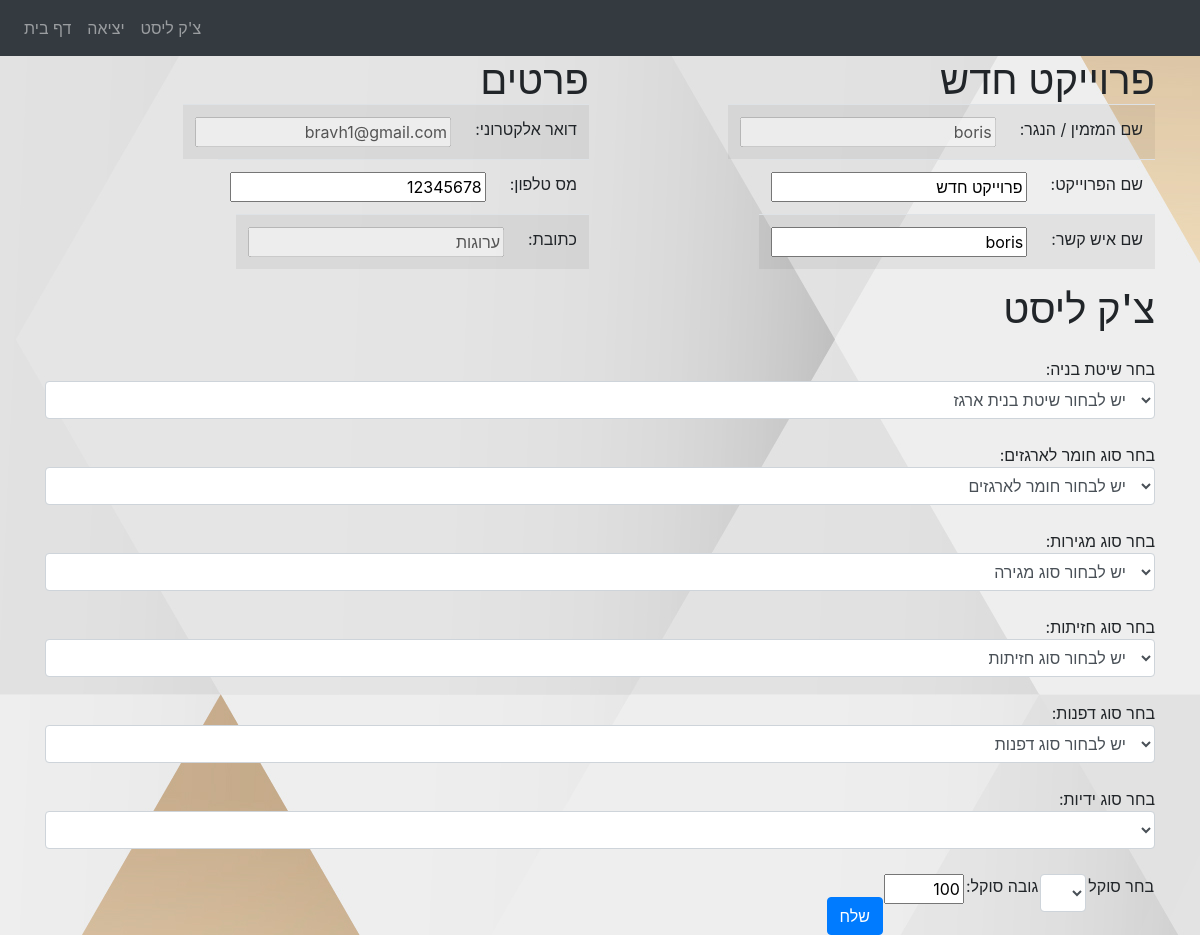
The app's page /CheckList (signed in), older data.
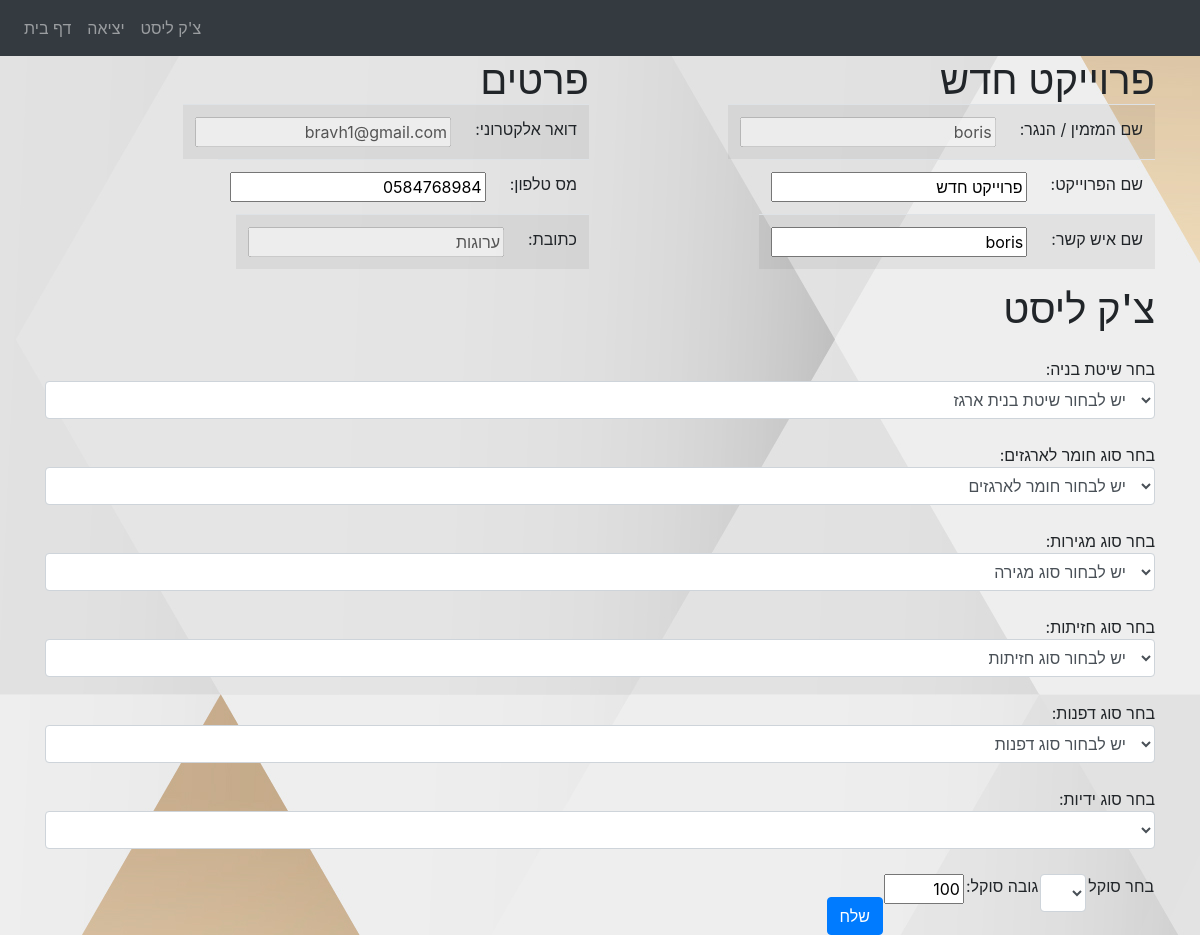
The same page, newer data.
### website/models.py (models this page shows)
class User(db.Model , UserMixin):
    id = db.Column(db.Integer, primary_key=True)
    email = db.Column(db.String(150), unique=True)
    password = db.Column(db.String(150))
    first_name = db.Column(db.String(150))
    last_name = db.Column(db.String(150))
    address = db.Column(db.String(150))
    phone = db.Column(db.String(150))
    admin = db.Column(db.Boolean, default=False)

### website/checklist.py (the view, shortened to what this page needs)
@checklist.route('/CheckList' ,methods=['GET', 'POST'])
@login_required
def CheckList():
    conm = ConMeths.query.filter_by(CType = "CCM").all()#contruction method cabinets
    cabmats = Materials.query.filter_by(MType = "CM").all() #materials for cabinet
    doorfp = Doors.query.filter_by(DType = "XDP").all() #doors for pain
    doornp = Doors.query.filter_by(DType = "XDNP").all() #doors not gor paint
    metaldrawerconst = ConMeths.query.filter_by(CType = "MCDWM").all()
    dnpm = Materials.query.filter_by(MType = "DNPM").all()#materials for doors not for paot
    dpm = Materials.query.filter_by(MType = "DP").all()#materials for paint doors
    rolls = Drawers.query.filter_by(dwtype = "MDW").all()
    drawermat = Materials.query.filter_by(MType = "DWM").all() #materials for drawers
    pulls = Pulls.query.order_by(Pulls.name).all() #pulls pick
    sokel = Sokels.query.order_by(Sokels.name).all() #sokel pick
    conmdw = ConMeths.query.filter_by(CType = "CDWM").all() #construction method wooden drawer box
    return render_template('CheckList.html', user=current_user, metaldrawerconst = metaldrawerconst ,doornp=doornp ,dpm=dpm, dnpm=dnpm ,conm= conm ,drawermat = drawermat ,sokel = sokel, doorfp = doorfp, cabmats = cabmats, rolls = rolls, pulls= pulls, conmdw = conmdw)

### website/__init__.py (called while the page is built)
def create_app():
    app = Flask(__name__)
    app.config['SECRET_KEY'] = 'sOdkamUsLaparaVelaSus'
    app.config['SQLALCHEMY_DATABASE_URI'] = f'sqlite:///{DB_NAME}'
    db.init_app(app)
    from .views import views
    from .auth import auth
    from .checklist import checklist
    from .admin import admin
    app.register_blueprint(views, url_prefix='/')
    app.register_blueprint(auth, url_prefix='/')
    app.register_blueprint(checklist, url_prefix='/')
    app.register_blueprint(admin, url_prefix='/')
    from .models import User
    create_database(app)
    login_manager = LoginManager()
    login_manager.login_view = 'auth.login'
    login_manager.init_app(app)
    @login_manager.user_loader
    def load_user(id):
        return User.query.get(int(id))
    return app

### website/templates/CheckList.html (shortened to what this page needs)
{% extends "base.html" %}
{% block content %}
<body onload="load()">
<form method="POST">
    <div id="rightside">
             <h1  >פרוייקט חדש</h1>
            <table  class="table table-striped">
                    <tr>
                    <td>:שם המזמין / הנגר </td><td> <input disabled="true" value="{{current_user.first_name}}" /></td>
                    </tr>
                    <tr>
                    <td>:שם הפרוייקט</td> <td><input name="projname" value="פרוייקט חדש"/></td>
                    </tr>
                    <tr>
                    <td>:שם איש קשר</td><td><input name="contactname" value="{{current_user.first_name}}" /></td>
                    </tr>
            </table>
    </div>
    <div id="leftside">
            <h1  > פרטים</h1>
            <table  class="table table-striped" >
                    <tr>
                    <td>:דואר אלקטרוני</td><td><input disabled="true" value="{{current_user.email}}"/></td>
                    </tr>
                    <tr>
                    <td>:מס טלפון</td><td><input name="phonen" value="{{current_user.phone}}"/></td>
                    </tr>
                    <tr>
                    <td>:כתובת</td><td><input disabled="true" value="{{current_user.address}}"/></td>
                    </tr>
             </table>
     </div>
            <h1 > צ'ק ליסט</h1>
            <br>
            <div>
                :בחר שיטת בניה
                 <select class="form-control" name="conmval">
                    <option disabled selected value>יש לבחור שיטת בנית ארגז </option>
                 </select class="form-control">
                </div>
                <br>
                <div>
                    :בחר סוג חומר לארגזים
                 <select class="form-control"  id="cabmat" name="cabmatval" >
                    <option disabled selected value>יש לבחור חומר לארגזים</option>
                 </select class="form-control">
                </div>
                <br>
            <div>
                <div>
                    <table>
                 <select class="form-control" id="chosen_drawer" name="rollsval"  onchange="selectdrawer();">
                    <option disabled selected value>יש לבחור סוג מגירה</option>
                    </select class="form-control">
                 </table>
                 </div>
            <br>
            <div>
                :בחר סוג חזיתות
                <select class="form-control" id = "doorval" name="doorval" onchange="selectdoor();">
                    <option disabled selected value>יש לבחור סוג חזיתות</option>
                </select class="form-control">
           </div>
           <br>
           <div>
            :בחר סוג דפנות
            <select class="form-control" id = "dval" name="dval" onchange="selectd();">
                <option disabled selected value>יש לבחור סוג דפנות</option>
            </select class="form-control">
       </div>
       <br>
            <div>
                :בחר סוג ידיות
                <select class="form-control" id ="pulls" name="pullsval">
                </select class="form-control">
            </div>
            <br>
            <table>
                <td>בחר סוקל</td>
                <td>
                   <select class="form-control" id="chosen_sokel" name="sokelval" style="text-align:right;" onchange="selectsokel();" >
                   </select class="form-control">
               </td>
                <td>:גובה סוקל</td>
               <td>
               <input name="sokelgovaval" value="100" id="govasokel" style="width:80px ;float:right;">
               </td>
           </table>
           </div>
           <br>
   <input class="btn btn-primary" value="שלח" type="submit"/>
</form>
</body>
{% endblock %}

### website/templates/base.html (shortened to what this page needs)
<!DOCTYPE html>
<html style="background-image: url('..//static//back.jpg')" >
  <head>
    <link
      rel="stylesheet"
      href="https://stackpath.bootstrapcdn.com/bootstrap/4.4.1/css/bootstrap.min.css"
    />
    <link
      rel="stylesheet"
      href="https://stackpath.bootstrapcdn.com/font-awesome/4.7.0/css/font-awesome.min.css"
    />
  </head>
  <body >
    <nav class="navbar navbar-expand-lg navbar-dark bg-dark">
      <div class="collapse navbar-collapse" id="navbar">
        <div class="navbar-nav">
          {% if user.is_authenticated %}
          <a class="nav-item nav-link" id="home" href="/">דף בית</a>
          <a class="nav-item nav-link" id="logout" href="/logout">יציאה</a>
          <a class="nav-item nav-link" id="load" href="/CheckList">צ'ק ליסט  </a>
          {% else %}
          <a class="nav-item nav-link" id="login" href="/login">כניסה</a>
           {% endif %}
        </div>
      </div>
    </nav>
    <div class="container">{% block content %} {% endblock %}</div>
    <link rel="stylesheet" href="{{ url_for('static', filename='checklist.css') }}">
  </body>
</html>

### website/static/checklist.css (style rules this page uses)
#rightside { width: 49%; float: right; }
#leftside { width: 49%; float: left; }
table, th , td, p , tr, input , form { margin: auto; float: right; text-align: right; }
h1 { margin: auto; text-align:right; }
body { background-image: url('/static/back.jpg'); background-repeat: no-repeat; background-attachment: fixed; background-size: cover; }
select { width: 220px; text-align: right; }

Row changes from the older to the newer data that the page shows:
changed User "boris": phonen "12345678" → "0584768984"
